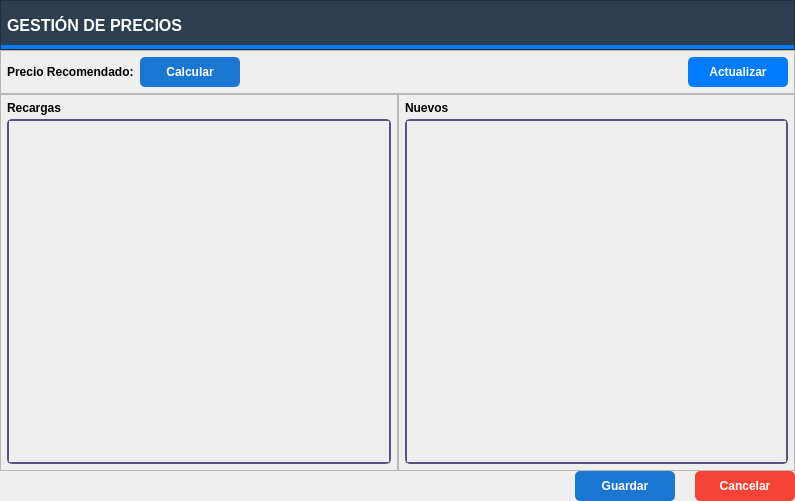
<?xml version="1.0" encoding="UTF-8"?>
<ui version="4.0">
 <class>FormPrecios</class>
 <widget class="QWidget" name="FormPrecios">
  <property name="geometry">
   <rect>
    <x>0</x>
    <y>0</y>
    <width>795</width>
    <height>501</height>
   </rect>
  </property>
  <property name="windowTitle">
   <string>Gestión de Precios</string>
  </property>
  <property name="styleSheet">
   <string notr="true">QComboBox {
     border: 2px solid rgb(85, 85, 127);
     border-radius: 5px;
     padding: 5px 8px;
     color: #333;
     background-color: #fff;
   }
QComboBox:focus {
     border: 1px solid #0078d7;
     background-color: #eef6ff;
   }

 QPushButton {
     border: none;
     padding: 8px 16px;
     border-radius: 5px;
     font-weight: bold;
   }
   QPushButton#btnCancelar {
     background-color: #f44336;
     color: white;
   }
   QPushButton#btnCancelar:hover {
     background-color: rgb(255, 88, 99);
   }
   QPushButton#btnGuardar {
     background-color: #1976d2;
     color: white;
   }
   QPushButton#btnGuardar:hover {
     background-color: #0d47a1;
   }
   /* Estilo para el botón Calcular, similar a btnGuardar */
   QPushButton#btnCalcular {
     background-color: #1976d2;
     color: white;
   }
   QPushButton#btnCalcular:hover {
     background-color: #0d47a1;
   }
   QPushButton#btnActualizar {
     background-color: #007bff;
     color: white;
   }
   QPushButton#btnActualizar:hover {
     background-color: #0056b3;
   }
QScrollArea {
   border: 2px solid rgb(85, 85, 127);
     border-radius: 5px;
     color: #333;
     background-color: #fff;
}</string>
  </property>
  <layout class="QVBoxLayout" name="verticalLayout">
   <property name="spacing">
    <number>0</number>
   </property>
   <property name="leftMargin">
    <number>0</number>
   </property>
   <property name="topMargin">
    <number>0</number>
   </property>
   <property name="rightMargin">
    <number>0</number>
   </property>
   <property name="bottomMargin">
    <number>0</number>
   </property>
   <item>
    <widget class="QFrame" name="frameHeader">
     <property name="minimumSize">
      <size>
       <width>0</width>
       <height>50</height>
      </size>
     </property>
     <property name="maximumSize">
      <size>
       <width>16777215</width>
       <height>50</height>
      </size>
     </property>
     <property name="styleSheet">
      <string notr="true">background: #2C3E50;
border-bottom: 5px solid #007BFF;</string>
     </property>
     <property name="frameShape">
      <enum>QFrame::StyledPanel</enum>
     </property>
     <property name="frameShadow">
      <enum>QFrame::Raised</enum>
     </property>
     <layout class="QHBoxLayout" name="horizontalLayout_1">
      <property name="spacing">
       <number>6</number>
      </property>
      <property name="leftMargin">
       <number>6</number>
      </property>
      <property name="topMargin">
       <number>6</number>
      </property>
      <property name="rightMargin">
       <number>6</number>
      </property>
      <property name="bottomMargin">
       <number>6</number>
      </property>
      <item>
       <widget class="QLabel" name="labelTitle">
        <property name="font">
         <font>
          <pointsize>12</pointsize>
         <bold>true</bold>
         </font>
        </property>
        <property name="styleSheet">
         <string notr="true">color: rgb(255, 255, 255);
border:none;</string>
        </property>
        <property name="text">
         <string>GESTIÓN DE PRECIOS</string>
        </property>
       </widget>
      </item>
      <item>
       <spacer name="horizontalSpacer_1">
        <property name="orientation">
         <enum>Qt::Horizontal</enum>
        </property>
        <property name="sizeHint" stdset="0">
         <size>
          <width>40</width>
          <height>20</height>
         </size>
        </property>
       </spacer>
      </item>
     </layout>
    </widget>
   </item>
   <item>
    <widget class="QFrame" name="frameSeleccion">
     <property name="frameShape">
      <enum>QFrame::StyledPanel</enum>
     </property>
     <property name="frameShadow">
      <enum>QFrame::Raised</enum>
     </property>
     <layout class="QHBoxLayout" name="horizontalLayout_2">
      <property name="spacing">
       <number>6</number>
      </property>
      <property name="leftMargin">
       <number>6</number>
      </property>
      <property name="topMargin">
       <number>6</number>
      </property>
      <property name="rightMargin">
       <number>6</number>
      </property>
      <property name="bottomMargin">
       <number>6</number>
      </property>
      <item>
       <widget class="QLabel" name="labelPrecioRecomendado">
        <property name="minimumSize">
         <size>
          <width>70</width>
          <height>0</height>
         </size>
        </property>
        <property name="font">
         <font>
          <pointsize>9</pointsize>
         <bold>true</bold>
         </font>
        </property>
        <property name="text">
         <string>Precio Recomendado:</string>
        </property>
       </widget>
      </item>
      <item>
       <widget class="QPushButton" name="btnCalcular">
        <property name="minimumSize">
         <size>
          <width>100</width>
          <height>0</height>
         </size>
        </property>
        <property name="font">
         <font>
          <bold>true</bold>
         </font>
        </property>
        <property name="cursor">
         <cursorShape>PointingHandCursor</cursorShape>
        </property>
        <property name="text">
         <string>Calcular</string>
        </property>
       </widget>
      </item>
      <item>
       <spacer name="horizontalSpacer_2">
        <property name="orientation">
         <enum>Qt::Horizontal</enum>
        </property>
        <property name="sizeHint" stdset="0">
         <size>
          <width>40</width>
          <height>20</height>
         </size>
        </property>
       </spacer>
      </item>
      <item>
       <widget class="QPushButton" name="btnActualizar">
        <property name="minimumSize">
         <size>
          <width>100</width>
          <height>0</height>
         </size>
        </property>
        <property name="font">
         <font>
          <bold>true</bold>
         </font>
        </property>
        <property name="cursor">
         <cursorShape>PointingHandCursor</cursorShape>
        </property>
        <property name="text">
         <string>Actualizar</string>
        </property>
       </widget>
      </item>
     </layout>
    </widget>
   </item>
   <item>
    <layout class="QHBoxLayout" name="horizontalLayoutPaneles">
     <item>
      <widget class="QFrame" name="frameRecargas">
       <property name="sizePolicy">
        <sizepolicy hsizetype="Preferred" vsizetype="Expanding">
         <horstretch>0</horstretch>
         <verstretch>0</verstretch>
        </sizepolicy>
       </property>
       <property name="frameShape">
        <enum>QFrame::StyledPanel</enum>
       </property>
       <property name="frameShadow">
        <enum>QFrame::Raised</enum>
       </property>
       <layout class="QVBoxLayout" name="verticalLayout_2">
        <property name="spacing">
         <number>4</number>
        </property>
        <property name="leftMargin">
         <number>6</number>
        </property>
        <property name="topMargin">
         <number>6</number>
        </property>
        <property name="rightMargin">
         <number>6</number>
        </property>
        <property name="bottomMargin">
         <number>6</number>
        </property>
        <item>
         <widget class="QLabel" name="labelRecargas">
          <property name="font">
           <font>
            <pointsize>9</pointsize>
           <bold>true</bold>
           </font>
          </property>
          <property name="text">
           <string>Recargas</string>
          </property>
         </widget>
        </item>
        <item>
         <widget class="QScrollArea" name="scrollAreaRecargas">
          <property name="styleSheet">
           <string notr="true">color:black;</string>
          </property>
          <property name="widgetResizable">
           <bool>true</bool>
          </property>
          <widget class="QWidget" name="scrollAreaWidgetContentsRecargas">
           <property name="geometry">
            <rect>
             <x>0</x>
             <y>0</y>
             <width>376</width>
             <height>343</height>
            </rect>
           </property>
           <layout class="QVBoxLayout" name="verticalLayoutRecargas"/>
          </widget>
         </widget>
        </item>
       </layout>
      </widget>
     </item>
     <item>
      <widget class="QFrame" name="frameNuevos">
       <property name="sizePolicy">
        <sizepolicy hsizetype="Preferred" vsizetype="Expanding">
         <horstretch>0</horstretch>
         <verstretch>0</verstretch>
        </sizepolicy>
       </property>
       <property name="frameShape">
        <enum>QFrame::StyledPanel</enum>
       </property>
       <property name="frameShadow">
        <enum>QFrame::Raised</enum>
       </property>
       <layout class="QVBoxLayout" name="verticalLayout_3">
        <property name="spacing">
         <number>4</number>
        </property>
        <property name="leftMargin">
         <number>6</number>
        </property>
        <property name="topMargin">
         <number>6</number>
        </property>
        <property name="rightMargin">
         <number>6</number>
        </property>
        <property name="bottomMargin">
         <number>6</number>
        </property>
        <item>
         <widget class="QLabel" name="labelNuevos">
          <property name="font">
           <font>
            <pointsize>9</pointsize>
           <bold>true</bold>
           </font>
          </property>
          <property name="text">
           <string>Nuevos</string>
          </property>
         </widget>
        </item>
        <item>
         <widget class="QScrollArea" name="scrollAreaNuevos">
          <property name="styleSheet">
           <string notr="true">color:black;</string>
          </property>
          <property name="widgetResizable">
           <bool>true</bool>
          </property>
          <widget class="QWidget" name="scrollAreaWidgetContentsNuevos">
           <property name="geometry">
            <rect>
             <x>0</x>
             <y>0</y>
             <width>375</width>
             <height>343</height>
            </rect>
           </property>
           <layout class="QVBoxLayout" name="verticalLayoutNuevos"/>
          </widget>
         </widget>
        </item>
       </layout>
      </widget>
     </item>
    </layout>
   </item>
   <item>
    <layout class="QHBoxLayout" name="horizontalLayout_6">
     <item>
      <spacer name="horizontalSpacer_5">
       <property name="orientation">
        <enum>Qt::Horizontal</enum>
       </property>
       <property name="sizeHint" stdset="0">
        <size>
         <width>40</width>
         <height>20</height>
        </size>
       </property>
      </spacer>
     </item>
     <item>
      <widget class="QPushButton" name="btnGuardar">
       <property name="minimumSize">
        <size>
         <width>100</width>
         <height>0</height>
        </size>
       </property>
       <property name="font">
        <font>
        <bold>true</bold>
        </font>
       </property>
       <property name="cursor">
        <cursorShape>PointingHandCursor</cursorShape>
       </property>
       <property name="text">
        <string>Guardar</string>
       </property>
      </widget>
     </item>
     <item>
      <spacer name="horizontalSpacer">
       <property name="orientation">
        <enum>Qt::Horizontal</enum>
       </property>
       <property name="sizeType">
        <enum>QSizePolicy::Preferred</enum>
       </property>
       <property name="sizeHint" stdset="0">
        <size>
         <width>20</width>
         <height>20</height>
        </size>
       </property>
      </spacer>
     </item>
     <item>
      <widget class="QPushButton" name="btnCancelar">
       <property name="minimumSize">
        <size>
         <width>100</width>
         <height>0</height>
        </size>
       </property>
       <property name="font">
        <font>
        <bold>true</bold>
        </font>
       </property>
       <property name="cursor">
        <cursorShape>PointingHandCursor</cursorShape>
       </property>
       <property name="styleSheet">
        <string notr="true"/>
       </property>
       <property name="text">
        <string>Cancelar</string>
       </property>
      </widget>
     </item>
    </layout>
   </item>
  </layout>
 </widget>
 <resources/>
 <connections/>
</ui>
